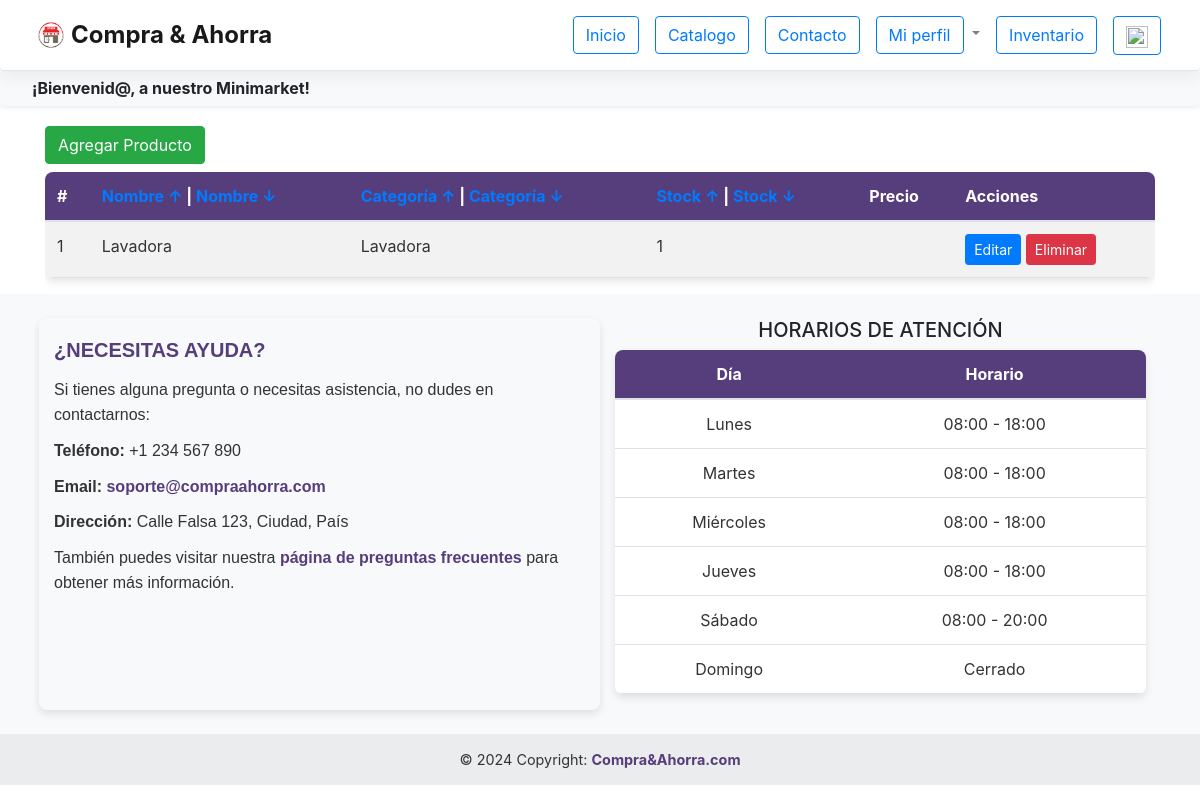
/inventario/ (signed in), run on the app's committed database.
### web_project/models.py (models this page shows, shortened)
class Producto(models.Model):
    id_producto = models.UUIDField(primary_key=True, default=uuid.uuid4, editable=False)
    nombre_producto = models.CharField(max_length=100)
    desc_producto = models.CharField(max_length=100)
    tipo_producto = models.ForeignKey('TipoProducto', on_delete=models.CASCADE)
    precio_unitario = models.FloatField()
    stock = models.IntegerField()
    imagen = models.ImageField(upload_to='productos/', null=True)

class TipoProducto(models.Model):
    id_tipo_producto = models.UUIDField(primary_key=True, default=uuid.uuid4, editable=False)
    nombre_tipo_producto = models.CharField(max_length=100)
    def __str__(self):
        return self.nombre_tipo_producto

### web_project/views.py (the view, shortened to what this page needs)
# urls.py: path("inventario/", views.inventario, name="inventario"),
def inventario(request):
    productos = Producto.objects.all()
    contexto = {'productos': productos, 'categorias': TipoProducto.objects.all()}
    return render(request, 'inventario.html', contexto)

### web_project/templates/inventario.html (shortened to what this page needs)
{% extends "template.html" %}
{% load static %}
{% block content %}
<link rel="stylesheet" href="https://stackpath.bootstrapcdn.com/bootstrap/4.5.2/css/bootstrap.min.css">
<link rel="stylesheet" href="{% static 'css/inventario.css' %}">
<div class="container mt-10" style="margin-top: 20px;">
  <div class="mb-2">
    <a href="#" class="btn btn-success agregarProducto">Agregar Producto</a>
  </div>
  <div class="table-responsive">
    <table class="table table-striped table-hover">
      <thead>
        <tr>
          <th>#</th>
          <th><a href="?orden=nombre&direccion=asc">Nombre &#8593;</a> | <a href="?orden=nombre&direccion=desc">Nombre &#8595;</a></th>
          <th><a href="?orden=nombre_categoria&direccion=asc">Categoría &#8593;</a> | <a href="?orden=nombre_categoria&direccion=desc">Categoría &#8595;</a></th>
          <th><a href="?orden=stock&direccion=asc">Stock &#8593;</a> | <a href="?orden=stock&direccion=desc">Stock &#8595;</a></th>
          <th>Precio</th>
          <th>Acciones</th>
        </tr>
      </thead>
      <tbody>
        {% for producto in productos %}
        <tr>
          <td>{{ forloop.counter }}</td>
          <td>{{ producto.nombre_producto }}</td>
          <td>{{ producto.tipo_producto }}</td>
          <td>{{ producto.stock }}</td>
          <td>{{ producto.precio|floatformat:"-1" }}</td>
          <td>
            <a href="#" class="btn btn-primary btn-sm editar-btn" data-id="{{ producto.id_producto }}" data-nombre="{{ producto.nombre_producto }}" data-categoria="{{ producto.tipo_producto }}" data-stock="{{ producto.stock }}" data-precio="{{ producto.precio_unitario }}">Editar</a>
            <a href="#" class="btn btn-danger btn-sm eliminar-btn" data-id="{{ producto.id_producto }}" data-nombre="{{ producto.nombre_producto }}" data-categoria="{{ producto.tipo_producto }}" data-stock="{{ producto.stock }}" data-precio="{{ producto.precio_unitario }}">Eliminar</a>
          </td>
        </tr>
        {% endfor %}
      </tbody>
    </table>
  </div>
</div>
{% endblock content %}

### web_project/static/css/navbar.css (style rules this page uses)
.table-hover { background-color: #ffffff; border-radius: 8px; overflow: hidden; box-shadow: 0px 4px 8px rgba(0, 0, 0, 0.1); }
.table-hover thead th { background-color: #563d7c; color: #fff; font-weight: bold; border: none; }
.table-hover tbody td { color: #333; }

### data on the page
Producto: nombre_producto "Lavadora", tipo_producto "Lavadora", stock "1"
